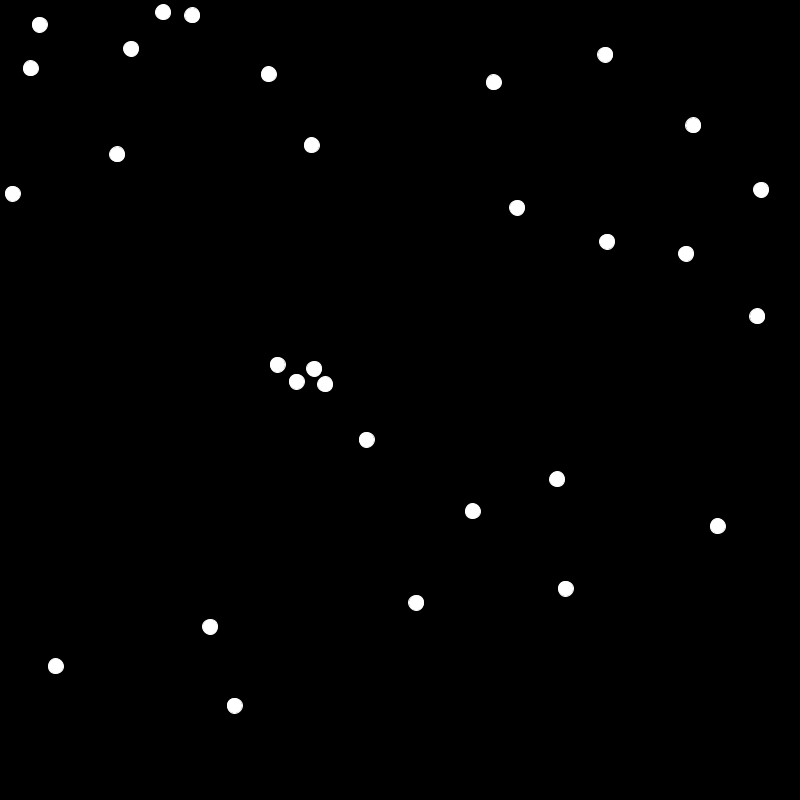
Frame 1 (no input)
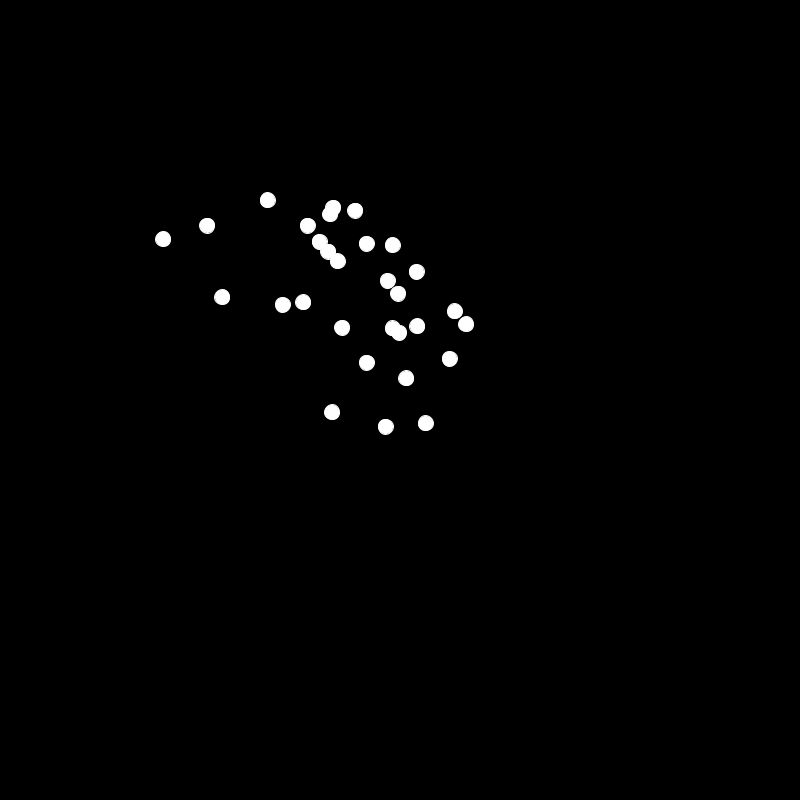
Frame 60 (the mouse pressed at the canvas centre just before this capture)
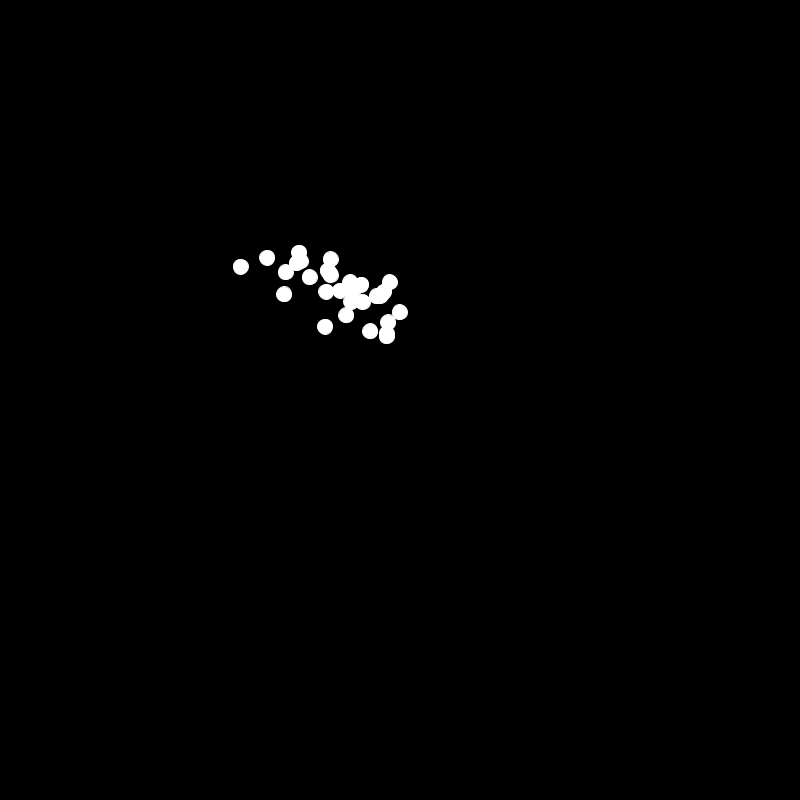
Frame 120 (the mouse held since frame 60 and released just before this capture)

The Processing sketch that drew these frames (run headless with seeded random() and noise(); from frame 60 on, the mouse is pressed at the canvas centre):

// Processing sketch: Crowd_Game_Simulator
// ── Crowd_Game_Simulator.pde
//PARAMETERS. TRY CHANGING THESE
int n = 30;                             //Number of people
String gameMode = "brave";            //"cowardly", "brave", "stalker"
String initialPosition = "random";      //"random", "circle"

String targetPickingMode = "random";    //"random", "neighbour"
String friendPickingMode = "random";    //"random", "neighbour"
String enemyPickingMode = "random";     //"random", "neighbour"

boolean drawBalls = true;
int ballSize = 15;
float arrowLength = 50;
float k = 0.03;                       //Urgency level


//DON'T CHANGE THESE
PVector[] balls;
int[] targets, cowards, enemies, friends;
float xC, yC;
int xMin, yMin, xMax, yMax;


//MAIN PROGRAM
void setup() {
  size(800, 800);
  xMin = ballSize/2;
  yMin = xMin;
  xMax = width - xMin;
  yMax = height-yMin;
  
  background(0);
  fill(255);

  //ARRAYS
  balls = new PVector[n]; //POSITIONS OF THE BALLS
  targets = new int[n];  //INDICES OF THE PEOPLE EACH BALL CHOOSES
  enemies = new int[n];
  friends = new int[n];

  //SET BALL POSITIONS
  if ( initialPosition.equals("random") ) {
    for (int i=0; i<n; i++) {
      balls[i] = new PVector(random(0, width), random(0, height));
    }
  } 
  
  else if ( initialPosition.equals("circle") ) {
    float deltaTheta = 2*PI/n;
    float theta = 0;
    float xC = width/2, yC = height/2;
    float radius = 0.9*width/2;

    for (int i=0; i<n; i++) {
      balls[i] = new PVector(xC + radius*cos(theta), yC - radius*sin(theta));
      theta += deltaTheta;
    }
  }

  for (int i=0; i<n; i++) { //Ball i is the pursuer
    if ( gameMode.equals("stalker"))
      setTarget(i); //assigns a target ball to ball i

    else {  //assigns a friend and an enemy to ball i
      setFriend(i);
      setEnemy(i);
    }
  }
}


//USED ONLY IN STALKER MODE
void setTarget(int i) {
  int myTarget = 0;

  if (targetPickingMode.equals("random")) {
    myTarget = int( random(0, n-1) );
    while (myTarget == i) {
      myTarget = int( random(0, n-1) );
    }
  } 
  
  else if (targetPickingMode.equals("neighbour") ) {
    myTarget = (i+5) % n;
  }

  targets[i] = myTarget;
}


//USED ONLY IN BRAVE AND COWARDLY MODES
void setFriend(int i) {
  int myFriend = 0;
  
  if ( friendPickingMode.equals("random") ) {
    myFriend = int( random(0, n-1) );  //Picks a random index from 0...n-1
    
    while (myFriend == i) { //What is this while-loop doing?
      myFriend = int( random(0, n-1) );
    }
  } 
  
  else if (friendPickingMode.equals("neighbour")) {
    myFriend = max(n-1, i-1);
  }

  friends[i] = myFriend;
}


//USED ONLY IN BRAVE AND COWARDLY MODES
void setEnemy(int i) {
  int myenemy = 0;
  
  if ( enemyPickingMode.equals("random") ) {
    myenemy = (int) random(0, n-1);
    
    if ( gameMode.equals("brave") ) {
      while (myenemy == i) {
        myenemy = (int) random(0, n-1);
      }
    } 
  }
  
  else  if ( enemyPickingMode.equals("neighbour") ) {
    myenemy = (i+1)%n;
  }

  enemies[i] = myenemy;
}


void draw() {
  background(0);
  int t;
  float xGoal, yGoal, deltaX, deltaY;
  float dx, dy, ds, dxa, dya, scale;
  

  //DRAWS THE BALLS
  if(drawBalls) {
    for(int i = 0; i < n; i++) {
      stroke(255);
      circle(balls[i].x, balls[i].y, ballSize);
    }
  }

  if ( gameMode.equals("stalker") ) {  
    stroke(255, 0, 0);
    strokeWeight(3);
    for (int i = 0; i < n; i++) { //DRAWS THE ARROWS IN STALKER MODE
      t = targets[i];
      dx = balls[t].x - balls[i].x;
      dy = balls[t].y - balls[i].y;
      ds = dist(balls[i].x, balls[i].y, balls[t].x, balls[t].y);
      scale = min(1, arrowLength/ds);
      dxa = scale * dx;
      dya = scale * dy;
      
      line(balls[i].x, balls[i].y, balls[i].x + dxa, balls[i].y + dya);
    }
    strokeWeight(1);

    for(int i = 0; i < n; i++) { //CALCULATES THE NEW POSITIONS OF EACH BALL. CAN YOU SEE WHAT THESE FORMULAS ARE DOING? 
      t = targets[i];
      balls[i].x += (balls[ t ].x - balls[i].x)*k;
      balls[i].y += (balls[ t ].y - balls[i].y)*k;
    }
  } 
  
  else if ( gameMode.equals("brave")) {  //CALCULATES THE NEW POSITIONS OF EACH BALL.  CAN YOU SEE WHAT THESE FORMULAS ARE DOING? 
    for (int i = 0; i < n; i++) {
      int f = friends[i];
      int v = enemies[i];

      xGoal = (balls[f].x + balls[v].x) / 2;
      yGoal = (balls[f].y + balls[v].y) / 2;

      deltaX = (xGoal - balls[i].x) * k;
      deltaY = (yGoal - balls[i].y) * k;

      balls[i].x = max(xMin, min(xMax, balls[i].x + deltaX)); //What's the purpose of the max and min?
      balls[i].y = max(yMin, min(yMax, balls[i].y + deltaY));
    }
  } 
  
  else if ( gameMode.equals("cowardly") ) {
    for (int i = 0; i < n; i++) {
      int f = friends[i];
      int v = enemies[i];

      xGoal = 2*balls[f].x - balls[v].x;
      yGoal = 2*balls[f].y - balls[v].y;

      deltaX = (xGoal - balls[i].x)*k;
      deltaY = (yGoal - balls[i].y)*k;

      balls[i].x = max(xMin, min(xMax, balls[i].x + deltaX));
      balls[i].y = max(yMin, min(yMax, balls[i].y + deltaY));
    }
  }
}
